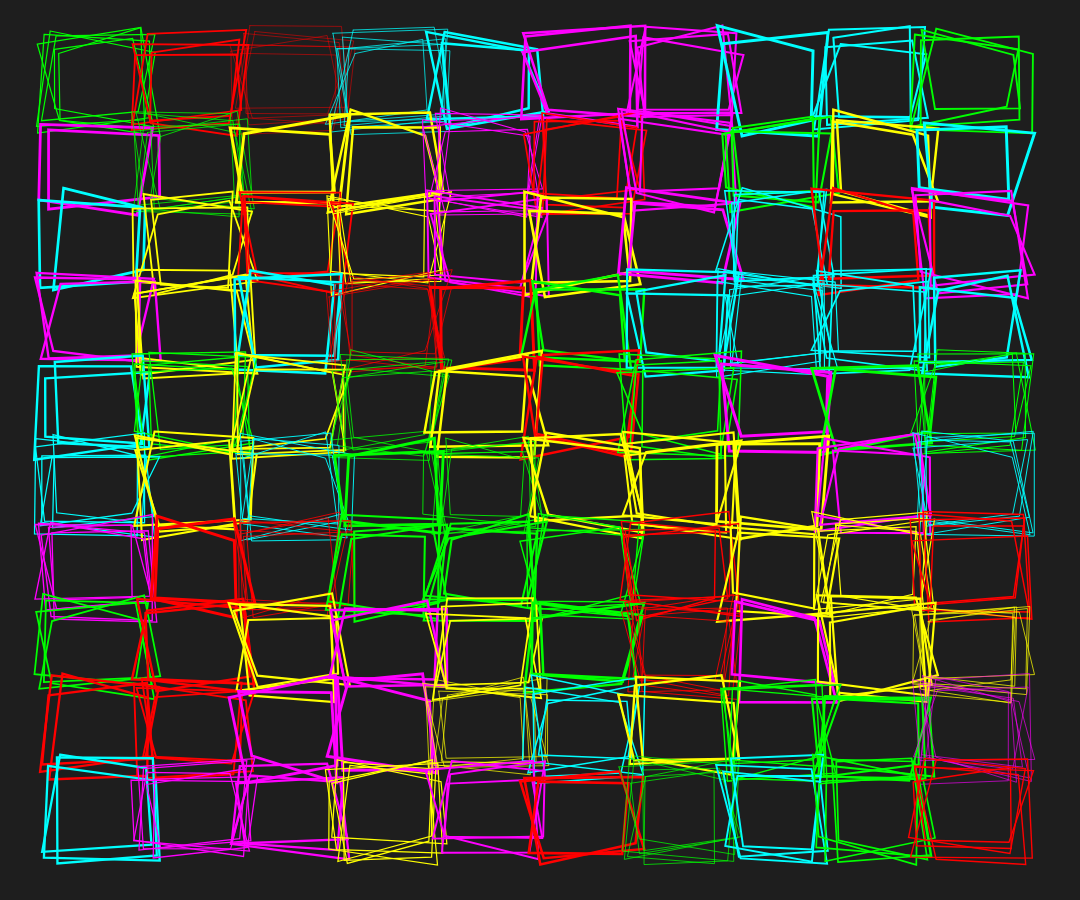
Frame 1 (no input)
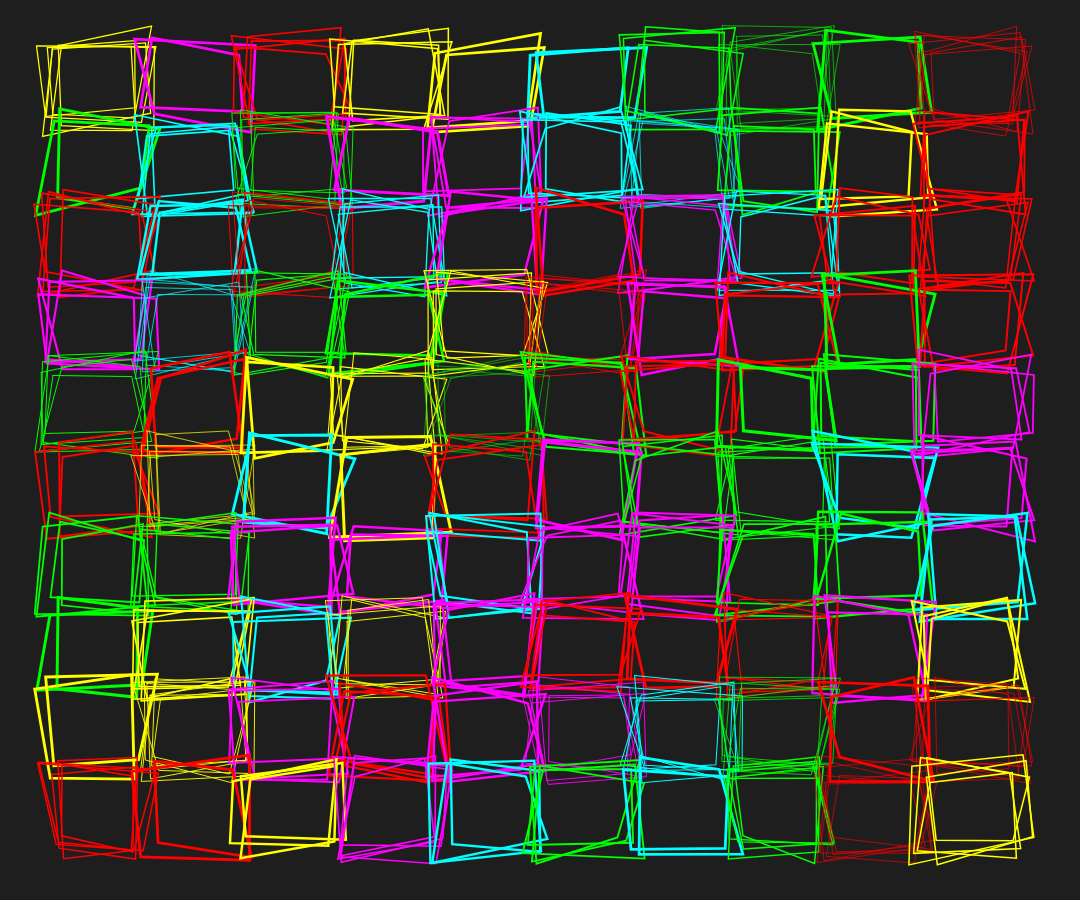
Frame 2 (the mouse pressed at the canvas centre, redrawn once)

The p5.js sketch that drew these frames (run headless with seeded random() and noise() and a simulated clock; the mouse was pressed at the canvas centre and the sketch redrawn once):

// p5.js sketch
// ── sketch.js
const DIM = 10
let s

let colours

function shape(x, y, s) {
    const numShapes = random(1, 7)
    const wiggle = 15
    stroke(random(colours))
    strokeWeight(map(numShapes, 1, 7, 3, 0.5))
    noFill()
    for (let i = 0; i < numShapes; i++) {
        beginShape()
        vertex(x + random(-wiggle, wiggle), y + random(-wiggle, wiggle))
        vertex(x + sx + random(-wiggle, wiggle), y + random(-wiggle, wiggle))
        vertex(x + sx + random(-wiggle, wiggle), y + sy + random(-wiggle, wiggle))
        vertex(x + random(-wiggle, wiggle), y + sy + random(-wiggle, wiggle))
        endShape(CLOSE)
    }
}

function setup() {
    createCanvas(windowWidth * 0.9, windowHeight * 0.9);
    sx = width / DIM * 0.9
    sy = height / DIM * 0.9

    colours = [
        // red, green, cyan, yellow, pink
        color(255, 0, 0),
        color(0, 255, 0),
        color(0, 255, 255),
        color(255, 255, 0),
        color(255, 0, 255)
    ]
}

function draw() {
    background(30);

    for (let j = 0; j < DIM; j++) {
        for (let i = 0; i < DIM; i++) {
            const x = (sx * i) + sx / 2
            const y = (sy * j) + sy / 2
            shape(x, y, s)
        }
    }

    noLoop()
}

function keyPressed(){
    if (key == " "){
        redraw()
    }
}
